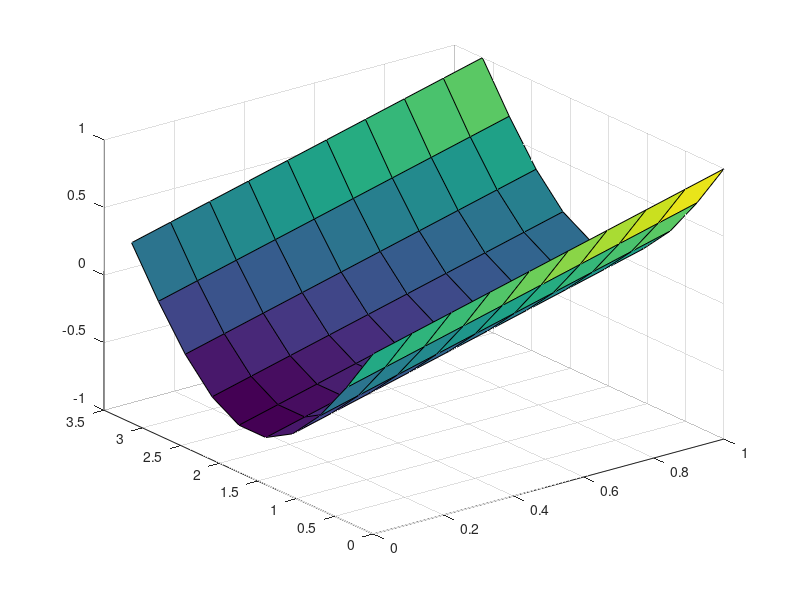

MATLAB code to generate this figure:
M = 1;
p = linspace(0,1,10);
l = 1;
dq = 1;
q = linspace(0,pi,10);
g = 1;
dtheta = 1;

[P,Q] = meshgrid(p,q);
Fr = (P .* M + 1/3 .* M .* (1 - P)) * l * dtheta.^2 - M * g .* sin(Q);
surf(P,Q,Fr)

